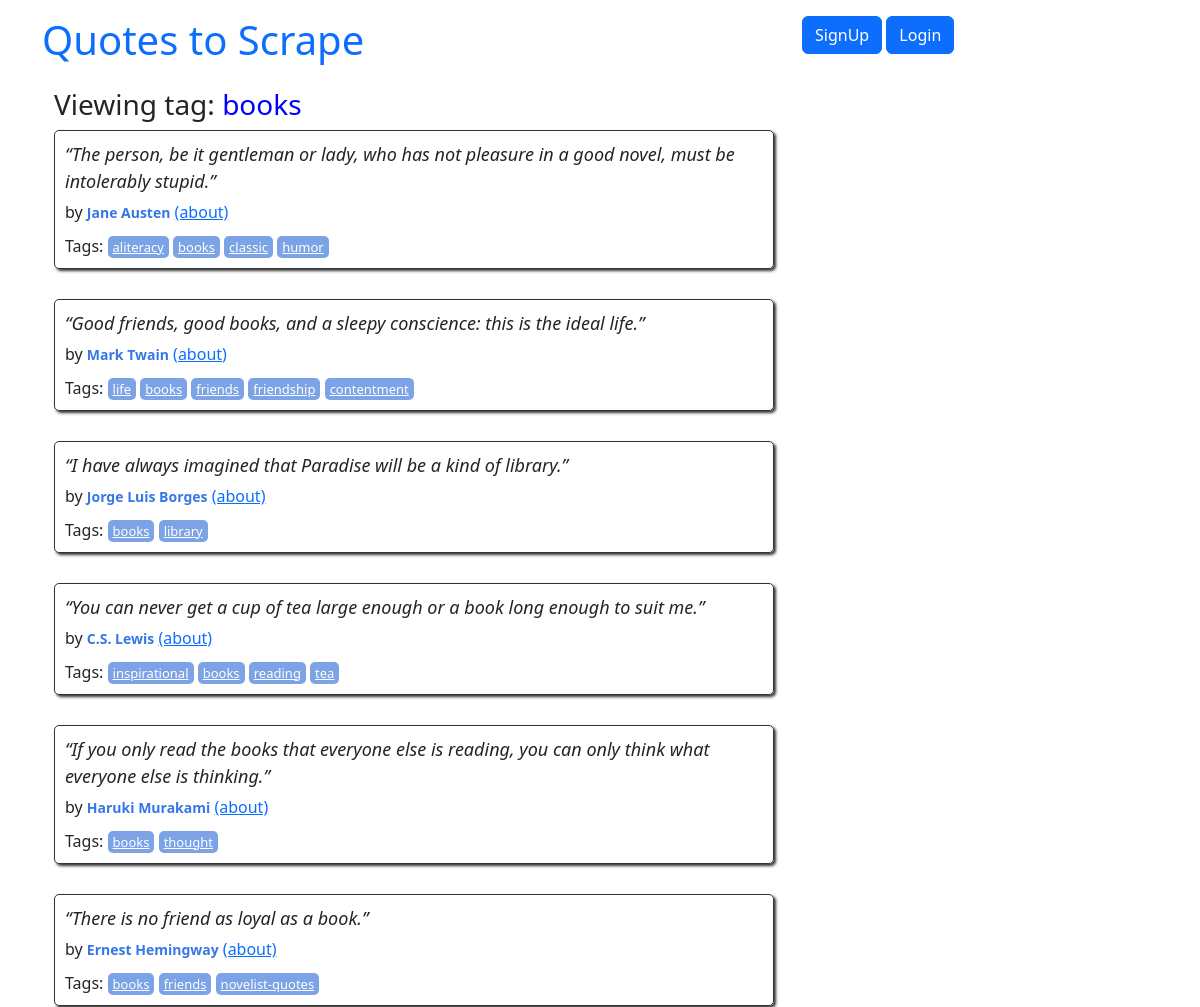
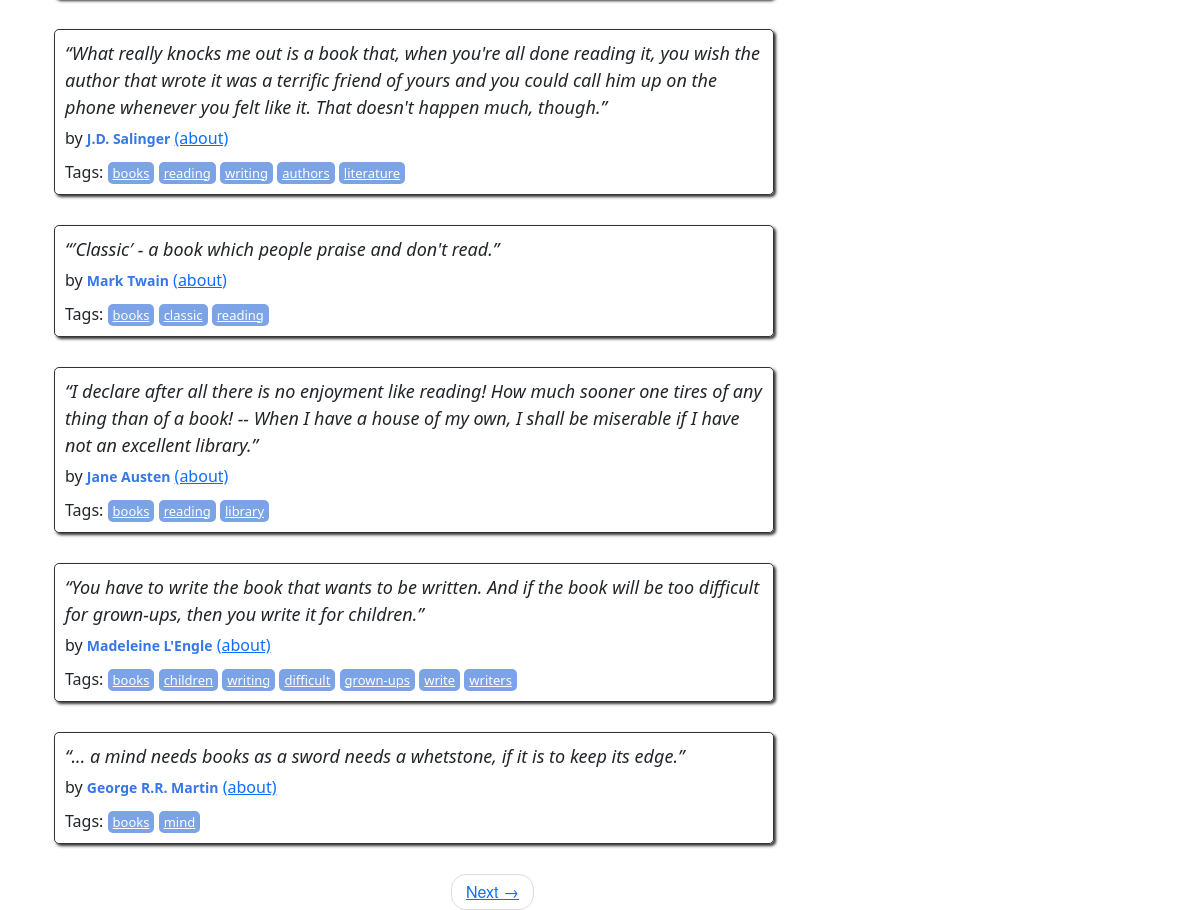
/quote_page/13/, run on the app's committed database (2 pictures, top to bottom).
### quotes/models.py (models this page shows, shortened)
class Tag(models.Model):
    name = models.CharField(max_length=30, null=False, unique=True)
    def __str__(self):
        return self.name

class Quote(models.Model):
    quote = models.TextField()
    tags = models.ManyToManyField(Tag)
    author = models.ForeignKey(
        Author, on_delete=models.CASCADE, default=None, null=True
    )
    created_at = models.DateTimeField(auto_now_add=True)

class Author(models.Model):
    fullname = models.CharField(max_length=50, unique=True)
    born_date = models.CharField(max_length=50)
    born_location = models.CharField(max_length=150)
    description = models.TextField()
    created_at = models.DateTimeField(auto_now_add=True)

### quotes/views.py (the view)
# urls.py: path('quote_page/<int:tag_id>/', views.quote_page, name='quote_page'),
def quote_page(request, tag_id):
    tag = get_object_or_404(Tag, pk=tag_id)
    quotes = Quote.objects.filter(tags=tag)
    author = Author.objects.filter(quote__tags=tag).first()
    paginator = Paginator(quotes, 10)  # Показує 10 цитат на сторінці
    page_number = request.GET.get('page')
    page_obj = paginator.get_page(page_number)
    return render(request, 'author/quote_page.html', {'tag': tag, 'quotes': quotes, 'author': author, 'page_obj': page_obj})

### quotes/templates/author/quote_page.html (shortened to what this page needs)
{%extends 'quotes/../quotes/../quotes/base.html' %}
{% block content %}
<div class="container">
    <div class="row header-box">
        <div class="col-md-8">
            <h3> Viewing tag: <span style="color: blue;"> {{ tag }}</span></h3>
        </div>
    </div>
    <div class="row">
        <div class="col-md-8">
            {% for quote in quotes %}
                <div class="quote" itemscope="" itemtype="http://schema.org/CreativeWork">
                    <span class="text" itemprop="text">{{ quote.quote }}</span>
                    <span>by <small class="author" itemprop="author">{{ quote.author.fullname }}</small></span>
                    <a href="{% url 'quotes:author_page' quote.author.id %}">(about)</a>
                    <div class="tags">
                        Tags:
                        {% for tag in quote.tags.all %}
                        <a class="tag" href="{% url 'quotes:quote_page' tag.id %}">{{ tag }}</a>
                        {% endfor %}
                    </div>
                </div>
            {% endfor %}
            <div class="col-md-8">
                <nav>
                    <ul class="pager">
                        {% if page_obj.has_next %}
                            <li class="next">
                                <a href="?page={{ page_obj.next_page_number }}">
                                    Next <span aria-hidden="true">→</span>
                                </a>
                            </li>
                        {% endif %}
                    </ul>
                </nav>
            </div>
        </div>
        <div class="col-md-4 tags-box">
        </div>
    </div>
</div>
{% endblock %}

### quotes/static/quotes/style.css (style rules this page uses)
.quote { padding: 10px; margin-bottom: 30px; border: 1px solid #333333; border-radius: 5px; box-shadow: 2px 2px 3px #333333; }
.quote span.text { display: block; margin-bottom: 5px; font-size: large; font-style: italic; }
.quote small.author { font-weight: bold; color: #3677E8; }
.quote .tags { margin-top: 10px; }
.tag { padding: 2px 5px; border-radius: 5px; color: white; font-size: small; background-color: #7CA3E6; }
.pager { font-family: "Raleway","Helvetica Neue",Helvetica,Arial,sans-serif; }
.pager { padding-left: 0; margin: 22px 0; list-style: none; text-align: center; }
.pager li { display: inline; }
.pager .next>a, .pager .next>span { float: right; }
.pager li>a, .pager li>span { display: inline-block; padding: 5px 14px; background-color: #ffffff; border: 1px solid #dddddd; border-radius: 15px; }

### data on the page
Tag: name "books"
Quote: quote "“The person, be it gentleman or lady, who has not pleasure in a good novel, must be intolerably stupid.”", author.fullname "Jane Austen"
Tag: name "aliteracy"
Tag: name "classic"
Tag: name "humor"
Quote: quote "“Good friends, good books, and a sleepy conscience: this is the ideal life.”", author.fullname "Mark Twain"
Tag: name "life"
Tag: name "friends"
Tag: name "friendship"
Tag: name "contentment"
Quote: quote "“I have always imagined that Paradise will be a kind of library.”", author.fullname "Jorge Luis Borges"
Tag: name "library"
Quote: quote "“You can never get a cup of tea large enough or a book long enough to suit me.”", author.fullname "C.S. Lewis"
Tag: name "inspirational"
Tag: name "reading"
Tag: name "tea"
Quote: quote "“If you only read the books that everyone else is reading, you can only think what everyone else is thinking.”", author.fullname "Haruki Murakami"
Tag: name "thought"
Quote: quote "“There is no friend as loyal as a book.”", author.fullname "Ernest Hemingway"
Tag: name "novelist-quotes"
Quote: quote "“What really knocks me out is a book that, when you're all done reading it, you wish the author that wrote it was a terrific friend of yours and you could call him up on the phone whenever you felt like it. That doesn't happen much, though.”", author.fullname "J.D. Salinger"
Tag: name "writing"
Tag: name "authors"
Tag: name "literature"
Quote: quote "“′Classic′ - a book which people praise and don't read.”", author.fullname "Mark Twain"
Quote: quote "“I declare after all there is no enjoyment like reading! How much sooner one tires of any thing than of a book! -- When I have a house of my own, I shall be miserable if I have not an excellent library.”", author.fullname "Jane Austen"
Quote: quote "“You have to write the book that wants to be written. And if the book will be too difficult for grown-ups, then you write it for children.”", author.fullname "Madeleine L'Engle"
Tag: name "children"
Tag: name "difficult"
Tag: name "grown-ups"
Tag: name "write"
Tag: name "writers"
Quote: quote "“... a mind needs books as a sword needs a whetstone, if it is to keep its edge.”", author.fullname "George R.R. Martin"
Tag: name "mind"
